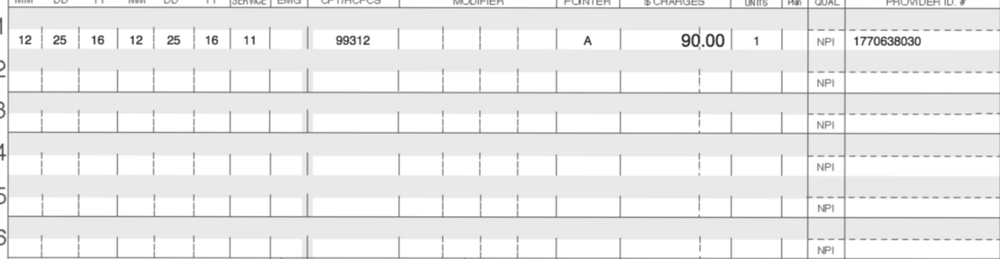
#> input picture Client/2017_05_CogEx/2017_07_R2Implementation/Sprint 5/x_research/Services_List_slice.png, 1000 x 259 px, shrunk from 2370 x 614 before the run, found by its file name
$ jupyter execute Untitled2.ipynb   (older library calls are emulated)
#> lines starting #> are read from the running program, lines starting #| are printed output that depends on the picture; after the words box and inside, x2 and y2 are one past the last pixel; in counts of white or black regions, pixels touching at a corner belong together
[cell 1]
import os
import cv2
import matplotlib.pyplot as plt
import numpy as np
from scipy import misc

[cell 2]
# Define required parameters
dir = r'C:\Users\ankuarora\Desktop\Client\2017_05_CogEx\2017_07_R2Implementation\Sprint 5\x_research'
in_file = r'Services_List_slice.png'
in_dir_file = os.path.join(dir,in_file)
print (in_dir_file)

[cell 3]
image = cv2.imread(in_dir_file,0)
#> image is the input picture: shape (259, 1000); min 42, max 255, mean 236.7
p_image = cv2.bitwise_not(image)
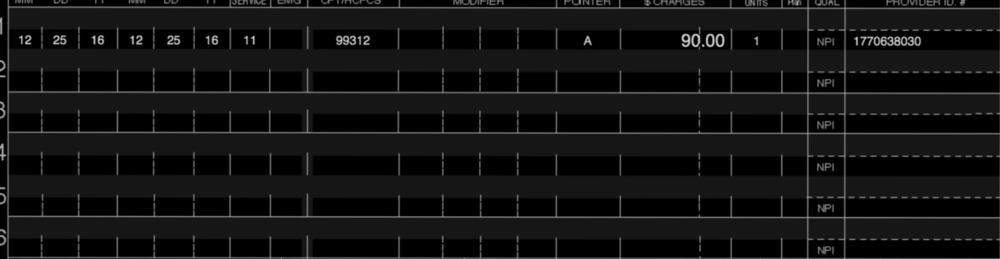
#> p_image: shape (259, 1000); min 0, max 213, mean 18.3
# threshold the image, setting all foreground pixels to 255 and all background pixels to 0
p_image = cv2.threshold(p_image, 0, 255,cv2.THRESH_BINARY | cv2.THRESH_OTSU)[1]
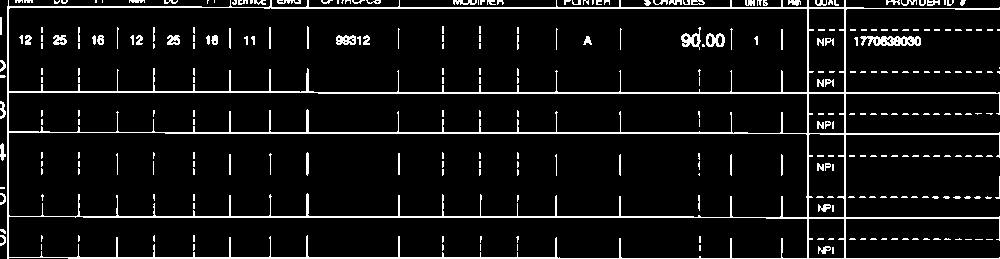
#> p_image: shape (259, 1000); 7.5% white in thin lines or dots
plt.imshow(p_image), plt.show()
# misc.toimage(p_image)

[cell 4]
p_image.shape
#> Out = (259, 1000)

[cell 5]
xx = []
for i in range(p_image.shape[1]):
    col = p_image[:,i]
    xx.append(sum(1 for x in col if x>128))
#> after the loop, xx = 1000 values, max 259 at index 8, min 0 at index 6, mean 19.32

[cell 6]
len(xx)
#> Out = 1000

[cell 7]
xxx = []
for j in range(len(xx)):
    if xx[j] > p_image.shape[0] * 0.3:
        xxx.append(1)
    else:
        xxx.append(0)
#> after the loop, xxx = 1000 values, max 1 at index 7, min 0 at index 0, mean 0.039

[cell 8]
# print(xxx)

[cell 9]
for k in range(p_image.shape[1]):
    if xxx[k]==1:
        p_image[:,k] = 255
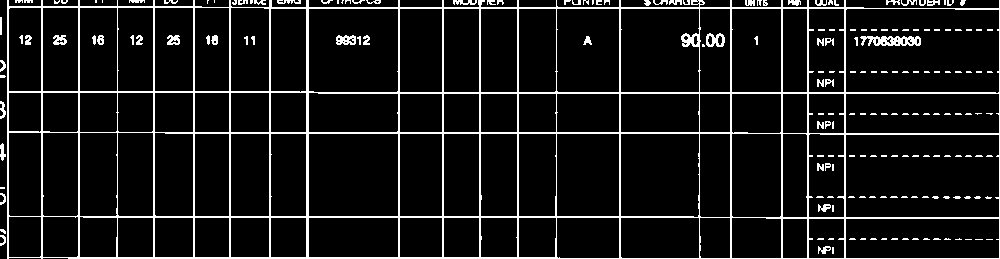
#> p_image: shape (259, 1000); 9.2% white in thin lines or dots

$ run again, with Client/2017_05_CogEx/2017_07_R2Implementation/Sprint 5/x_research/temp_image.png copied over Client/2017_05_CogEx/2017_07_R2Implementation/Sprint 5/x_research/Services_List_slice.png
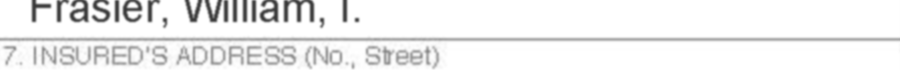
#> input picture Client/2017_05_CogEx/2017_07_R2Implementation/Sprint 5/x_research/temp_image.png, 900 x 70 px, found by its file name
#> image is the input picture: shape (70, 900); min 55, max 255, mean 237.7
#> `p_image = cv2.threshold(p_image, 0, 255,cv2.THRESH_BINARY | cv2.THRESH..`:
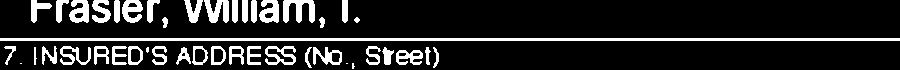
#> p_image: shape (70, 900); 14.9% white; 44 white regions (4 under 20 px), largest, box (x1, y1, x2, y2) and area: (0, 38, 900, 41) 2700, (283, 0, 315, 23) 441, (204, 0, 229, 23) 368
#> after the loop `for i in range(p_image.shape[1]):`: xx = 900 values, max 44 at index 34, min 3 at index 0, mean 10.44
#> `len(xx)`: Out = 900
#> after the loop `for j in range(len(xx)):`: xxx = 900 values, max 1 at index 31, min 0 at index 0, mean 0.189
#> after the loop `for k in range(p_image.shape[1]):`:
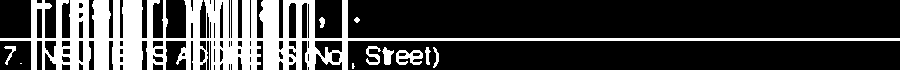
#> p_image: shape (70, 900); 26% white; 11 white regions (2 under 20 px), largest, box (x1, y1, x2, y2) and area: (0, 0, 900, 70) 15545, (396, 50, 423, 65) 250, (366, 46, 381, 65) 145
